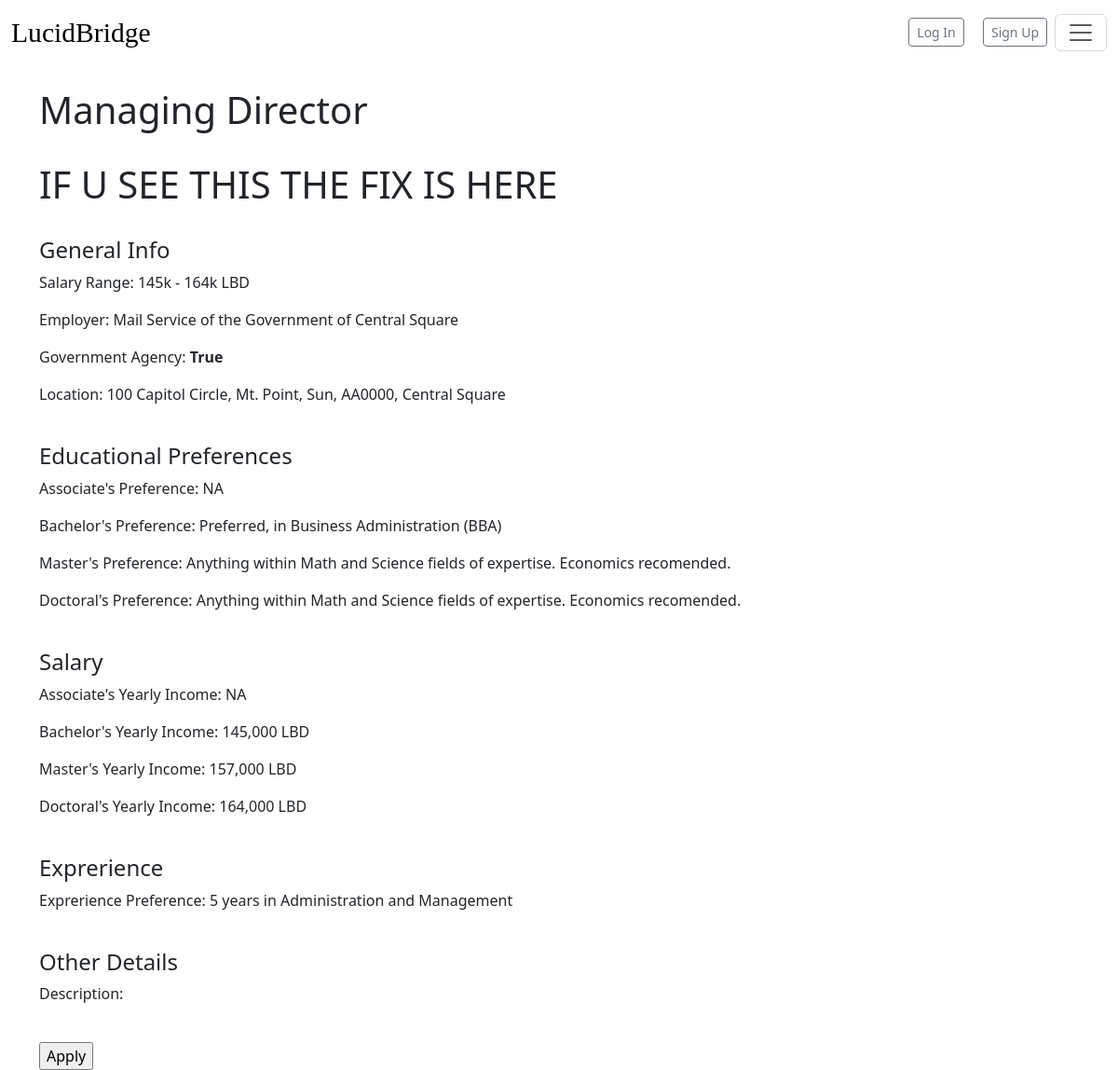
The app's page /listing/jobdetail/1 with its own data.
### jobs/models.py (models this page shows, shortened)
class Job(models.Model):
    created_at = models.DateTimeField(auto_now_add=True, blank=True)
    Listing_Name = models.CharField(max_length=250)
    Employer = models.CharField(max_length=250)
    Government_Agency = models.BooleanField(blank=True)
    Salary = models.CharField(max_length=50, blank=True)
    Bachelors = models.CharField(max_length=500, blank=True)
    Associate = models.CharField(max_length=500, blank=True)
    Masters = models.CharField(max_length=500, blank=True)
    Doctoral = models.CharField(max_length=500, blank=True)
    Bachelors_Pay = models.IntegerField()
    Associate_Pay = models.IntegerField()
    Masters_Pay = models.IntegerField()
    Doctoral_Pay = models.IntegerField()
    Experience = models.CharField(max_length=500, blank=True, help_text='Number of years in experience.')
    Title = models.CharField(max_length=500, blank=True)
    Location_Local = models.CharField(max_length=500, blank=True, help_text='Street')
    Location_Broad = models.CharField(max_length=500, blank=True,help_text=' City, State, Zip, Territory')
    def applyurl(self):
        return reverse('apply', args=[self.pk])

### payments/views.py (the view)
# urls.py: path('jobdetail/<int:pk>', views.jobdetail, name='jobdetail'),
def jobdetail(request, pk):
    jobs = Job.objects.get(pk=pk)
    return render(request, 'jobdetail.html', {'job': jobs})

### payments/templates/jobdetail.html (shortened to what this page needs)
{% extends "base.html" %}
{% block content %}
<br>
<h1>{{ job.Title }}</h1>
<br>
  <h1>IF U SEE THIS THE FIX IS HERE</h1>
<br>
<h4>General Info</h4>
    <p>Salary Range: {{ job.Salary }} LBD</p>
    <p>Employer: {{ job.Employer }}</p>
    <p>Government Agency: <b>{{ job.Government_Agency }}</b></p>
    <p>Location: {{ job.Location_Local }}, {{job.Location_Broad}}</p>
    <br>
    <H4>Educational Preferences</H4>
    <p>Associate's Preference: {{ job.Associate }} </p
    <p>Bachelor's Preference: {{ job.Bachelors }} </p>
    <p>Master's Preference: {{ job.Masters }} </p>
    <p>Doctoral's Preference: {{ job.Doctoral }} </p>
    <br>
    <H4>Salary</H4>
    <p>Associate's Yearly Income: {{ job.Associate_Pay }} </p>
    <p>Bachelor's Yearly Income: {{ job.Bachelors_Pay }} </p>
    <p>Master's Yearly Income: {{ job.Masters_Pay }} </p>
    <p>Doctoral's Yearly Income: {{ job.Doctoral_Pay }} </p>
<br>
<h4>Exprerience</h4>
<p>Exprerience Preference: {{ job.Experience }} </p>
<br>
<h4>Other Details</h4>
    <p>Description: {{ listing.back_description }}</p>
    <br>
<form method="gett" action={{      job.applyurl     }}>
    <input type="submit" value="Apply">
  </form>
  {% endblock %}

### records on screen
Job: Title "Managing Director", Salary "145k - 164k", Employer "Mail Service of the Government of Central Square", Government_Agency "True", Location_Local "100 Capitol Circle", Location_Broad "Mt. Point, Sun, AA0000, Central Square", Associate "NA", Bachelors "Preferred, in Business Administration (BBA)", Masters "Anything within Math and Science fields of expertise. Economics recomended.", Doctoral "Anything within Math and Science fields of expertise. Economics recomended.", Associate_Pay "NA", Bachelors_Pay "145,000 LBD", Masters_Pay "157,000 LBD", Doctoral_Pay "164,000 LBD", Experience "5 years in Administration and Management"
